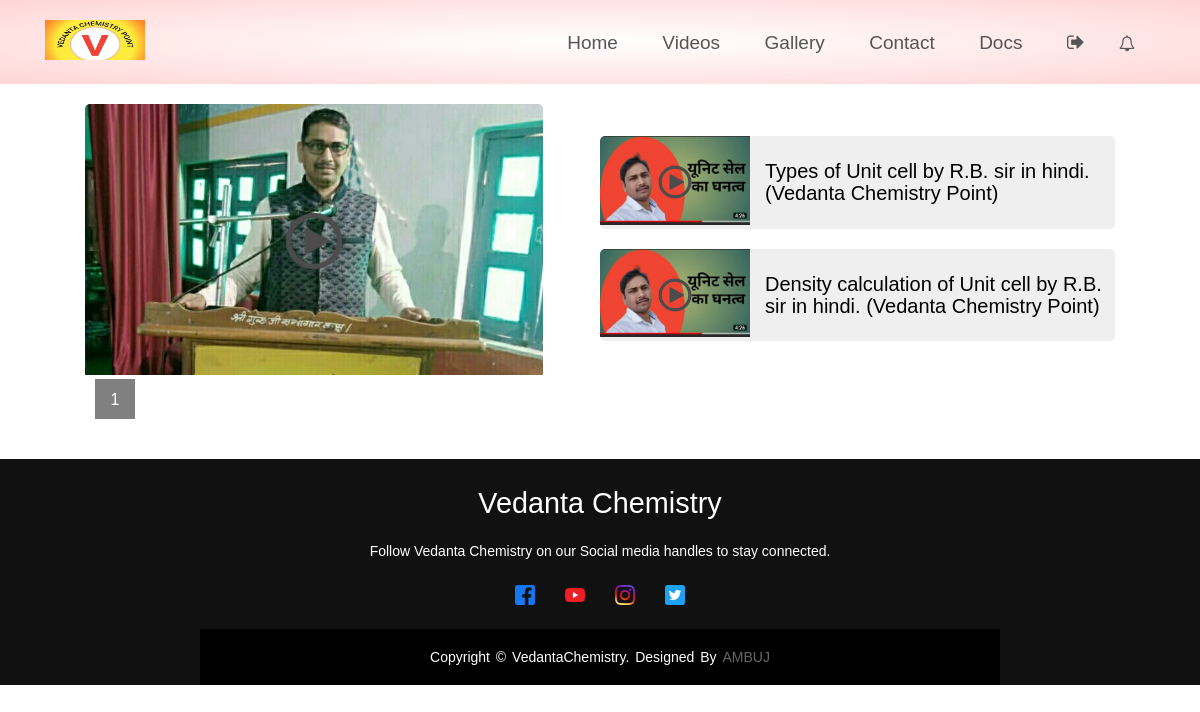
The page /Videos (signed in) on the database its author committed.
### VedantaChemistry/models.py (models this page shows, shortened)
class Video(models.Model):
     video = models.FileField(upload_to='Videos')
     title = models.TextField(max_length=1000)
     standard = models.CharField(choices=STANDARD_CHOICES, max_length=50)
     thumbnail = models.ImageField(upload_to="video_thumbs",default="default.jpg")

### VedantaChemistry/views.py (the view)
# urls.py: path('Videos', views.videos , name="videos"),
@login_required(login_url="/Accounts")
def videos(request):
    notifications = Notification.objects.all()
    count = Notification.objects.count()
    user = Profile.objects.get(user=request.user)
    if user.standard == '11th':
       vids = Video.objects.filter(standard='11th')
    else:
       vids = Video.objects.filter(standard='12th')
    paginator = Paginator(vids, 8)
    page = request.GET.get('page')
    vids = paginator.get_page(page)
    data = {'notifications': notifications,
            'count':count,
            'vids' : vids
            }
    return render(request,'videos.html', data)

### Templates/videos.html (shortened to what this page needs)
{% extends 'base.html' %}
{% load static %}
{% block CSS  %} <link rel="stylesheet" href="{% static 'CSS/videos.css' %}">{% endblock %}
{% block body %}
    <div class="small-container">
        <div class="vid-row">
            <div class="vid-col">
                <div class="feature-img" id="feature-vid">
                    <img src="{% static 'img/play.png' %}" class="play-btn" onclick="playVid()">
                </div>
            </div>
            <div class="vid-col">
                {% for v in vids %}
                <div class="small-thumb-row" >
                    <div class="small-thumb">
                        <img src="{% static 'img/play.png' %}" class="play-btn" onclick="playVid('{{ v.video.url }}')">
                    </div>
                    <p>{{v.title}}</p>
                </div>
                {% endfor %}
            </div>
        </div>
        <div class="page-btn">
           {% for num in vids.paginator.page_range %}
           {% if vids.number == num %}
            <span style="background: gray; color:white;">{{num}}</span>
           {% elif num > vids.number|add:'-2' and num < vids.number|add:'2' %}
           <a href="?page={{num}}"><span>{{num}}</span></a>
           {%endif%}
           {% endfor %}
        </div>
    </div>
{% endblock %}

### Static/CSS/home.css (style rules this page uses)
* { margin: 0; padding: 0; box-sizing: border-box; font-family: sans-serif; }
.small-container { max-width: 1080px; margin: auto; padding-left: 25px; padding-right: 25px; }

### Static/CSS/videos.css (style rules this page uses)
.vid-row { display: flex; align-items: center; flex-wrap: wrap; }
.vid-col { margin-top: 20px; flex-basis: 50%; min-block-size: 250px; }
.feature-img { width: 89%; margin-right: 25px; position: relative; border-radius: 5px; overflow: hidden; }
.small-thumb-row { display: flex; background: #efefef; margin: 20px 0; align-items: center; border-radius: 5px; overflow: hidden; width: 100%; }
.small-thumb-row p { margin-left: 15px; color: black; line-height: 22px; font-size: 20px; }
.small-thumb { position: relative; }
.small-thumb img { width: 150px; }
.play-btn { width: 60px; position: absolute; left: 50%; top: 50%; transform: translate(-50%, -50%); cursor: pointer; }
.small-thumb .play-btn { width: 35px; }
.page-btn { margin: 0 auto 40px; }
.page-btn span { display: inline-block; border: 1px solid gray; margin-left: 10px; width: 40px; height: 40px; text-align: center; line-height: 40px; cursor: pointer; }

### rows shown on the page
Video: title "Types of Unit cell by R.B. sir in hindi. (Vedanta Chemistry Point)"
Video: title "Density calculation of Unit cell by R.B. sir in hindi. (Vedanta Chemistry Point)"

### other values the page prints
{{ num }} "1"
